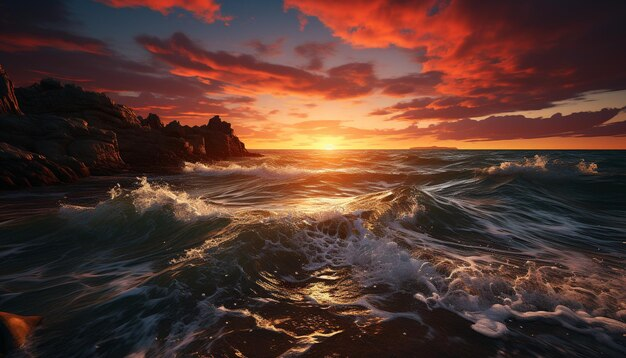
#> input picture sun.jpg, 626 x 358 px
$ python opencv.py
#> lines starting #> are read from the running program, lines starting #| are printed output that depends on the picture
import cv2

# Provide the full path to your JFIF image file
image_path = "sun.jpg"

# Try to read the image
img = cv2.imread(image_path)
#> img is the input picture: shape (358, 626, 3); mean B, G, R 47.1, 55.6, 86.1

# Check if the image is loaded successfully
if img is None:
    print(f"Error: Unable to load JFIF image from {image_path}")

    # Print additional information for troubleshooting
    print(f"OpenCV error: {cv2.imread(image_path, cv2.IMREAD_UNCHANGED)}")

    # Exit the program or add additional error handling as needed
    exit()

# Display the original image
cv2.imshow("Original Image", img)
cv2.waitKey(0)

# Rotate the image
angle = 45  # specify the rotation angle
rows, cols = img.shape[:2]
#> rows = 358; cols = 626
rotation_matrix = cv2.getRotationMatrix2D((cols/2, rows/2), angle, 1)
rotated_image = cv2.warpAffine(img, rotation_matrix, (cols, rows))
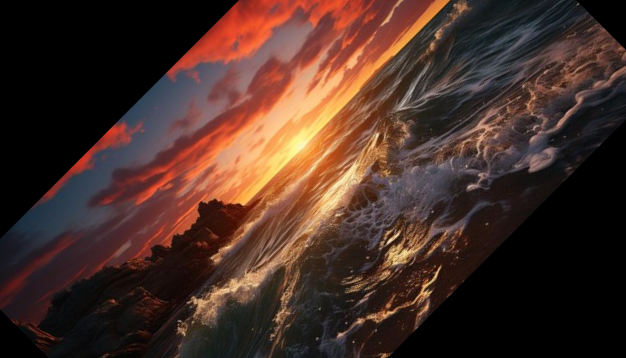
#> rotated_image: shape (358, 626, 3); mean B, G, R 38.5, 46.8, 71.4

# Display the rotated image
cv2.imshow("Rotated Image", rotated_image)
cv2.waitKey(0)

# Flip the image horizontally
flipped_image_horizontal = cv2.flip(img, 1)
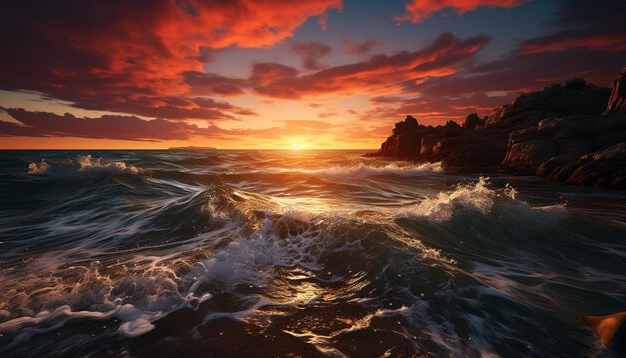
#> flipped_image_horizontal: shape (358, 626, 3); mean B, G, R 47.1, 55.6, 86.1

# Display the horizontally flipped image
cv2.imshow("Flipped Image (Horizontal)", flipped_image_horizontal)
cv2.waitKey(0)

# Flip the image vertically
flipped_image_vertical = cv2.flip(img, 0)
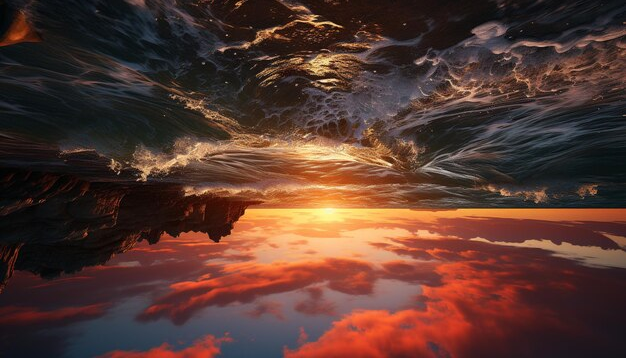
#> flipped_image_vertical: shape (358, 626, 3); mean B, G, R 47.1, 55.6, 86.1

# Display the vertically flipped image
cv2.imshow("Flipped Image (Vertical)", flipped_image_vertical)
cv2.waitKey(0)

# Close all windows
cv2.destroyAllWindows()
